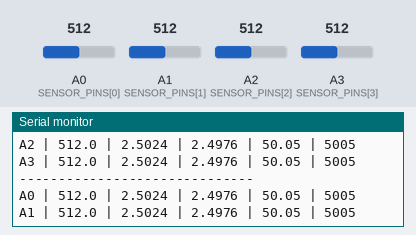
Recording of a sketch running on a simulated Arduino Uno, built with avr-gcc and run on an emulated ATmega328P. Parts: the last lines printed to the serial monitor. Inputs (shaded band) come from the test bench; at power-on: A3 (SENSOR_PINS[3]) = 512, A0 (SENSOR_PINS[0]) = 512, A1 (SENSOR_PINS[1]) = 512, A2 (SENSOR_PINS[2]) = 512.

Above: at 5.7 s.
5.8 s: A3 (SENSOR_PINS[3]) set to 105
At 6.4 s:
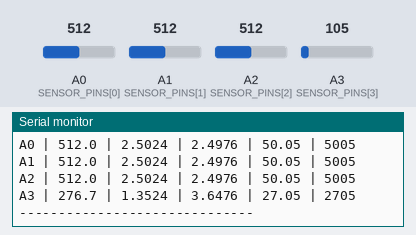
8.8 s: A3 (SENSOR_PINS[3]) set to 93
At 9.6 s:
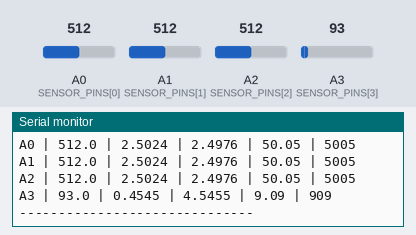
10.3 s: A0 (SENSOR_PINS[0]) set to 111
At 10.89 s:
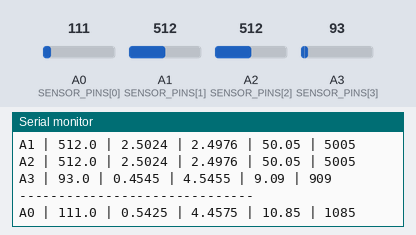
13.3 s: A0 (SENSOR_PINS[0]) set to 97
At 14.06 s:
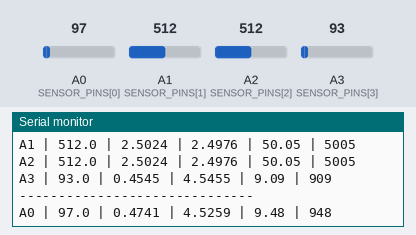
Timing chart, 0 to 15.8 s (numbered marks = the images above; inputs shaded):
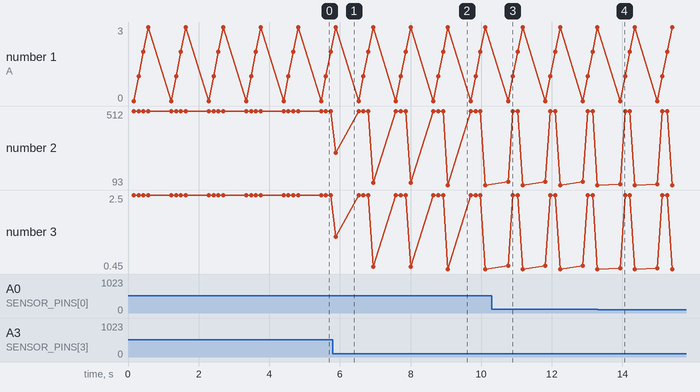

Measured:
- after the input at 5.8 s, the serial monitor: prints a new line after 0.08 s (image 1)
- after the input at 8.8 s, the serial monitor: prints a new line after 0.26 s (image 2)
- after the input at 10.3 s, the serial monitor: prints a new line after 0.46 s (image 3)
- after the input at 13.3 s, the serial monitor: prints a new line after 0.64 s (image 4)
- plotted number 2: 512 → 93 after the input at 8.8 s
- plotted number 3: 2.5 → 0.45 after the input at 8.8 s

The sketch:

BPX65_photodiode_test_code.ino
```cpp
// Arduino Uno R3, four BPX65 photodiodes.
// Sensors connected to A0, A1, A2 and A3.

const byte SENSOR_PINS[4] = {A0, A1, A2, A3};

const float ADC_REFERENCE_V = 5.0;
const float DIODE_SUPPLY_V = 5.0;
const float RESISTOR_OHMS = 50e3;
const float SENSITIVITY_A_PER_LUX = 10.0e-9;

// Dark offsets for each sensor (measured with sensors covered).
const float DARK_OFFSET_V[4] = {
  0.0, 0.0, 0.0, 0.0
};

const int SAMPLES = 64;
const byte SENSOR_COUNT = 4;

void setup() {
  Serial.begin(9600);
  analogReference(DEFAULT);

  // Discard first ADC conversion for each sensor.
  for (byte i = 0; i < SENSOR_COUNT; i++) {
    analogRead(SENSOR_PINS[i]);
  }

  delay(10);

  Serial.println(F("Four BPX65 sensor test"));
  Serial.println(F("Sensor | ADC | V_resistor | V_diode | Current (uA) | Lux"));
}

void loop() {

  for (byte sensor = 0; sensor < SENSOR_COUNT; sensor++) {

    unsigned long sum = 0;

    // Average ADC readings.
    for (int i = 0; i < SAMPLES; i++) {
      sum += analogRead(SENSOR_PINS[sensor]);
      delay(2);
    }

    float adc = sum / (float)SAMPLES;

    // Convert ADC reading to voltage.
    float resistorV = adc * ADC_REFERENCE_V / 1023.0;
    float diodeV = DIODE_SUPPLY_V - resistorV;

    // Remove dark offset.
    float signalV = resistorV - DARK_OFFSET_V[sensor];

    if (signalV < 0.0) signalV = 0.0;

    // Calculate photocurrent and approximate illuminance.
    float currentA = signalV / RESISTOR_OHMS;
    float luxEstimate = currentA / SENSITIVITY_A_PER_LUX;

    // Print results.
    Serial.print(F("A"));
    Serial.print(sensor);

    Serial.print(F(" | "));
    Serial.print(adc, 1);

    Serial.print(F(" | "));
    Serial.print(resistorV, 4);

    Serial.print(F(" | "));
    Serial.print(diodeV, 4);

    Serial.print(F(" | "));
    Serial.print(currentA * 1.0e6, 2);

    Serial.print(F(" | "));

    if (adc >= 1020.0 || diodeV <= 0.0) {
      Serial.println(F("OUT_OF_RANGE"));
    } else {
      Serial.println(luxEstimate, 0);
    }
  }

  Serial.println(F("------------------------------"));
  delay(500);
}
```
